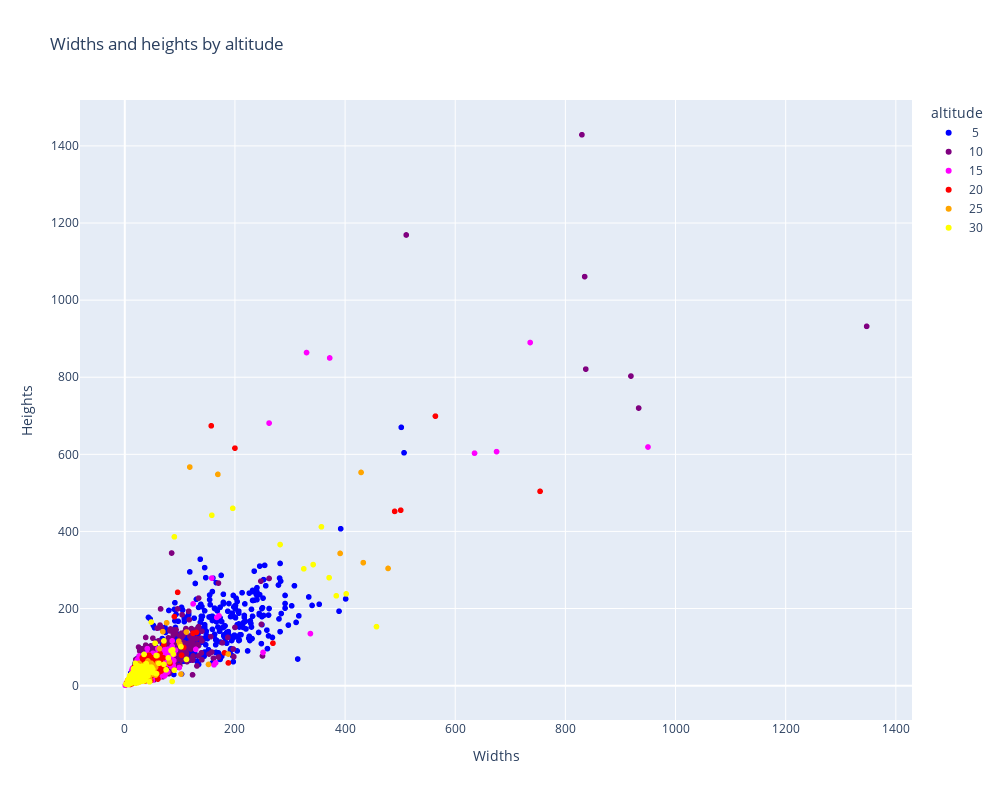

Notebook cell for this chart:
### Markdown cell above
As we can see in our dataset we have a lot of object smaller than 50x50 pixels. The smallest bag is probably a mistake in annotations, but we have objects even with 9px sizes. To properly train YOLO, the object should be at least 16x16 pixels (https://www.ccoderun.ca/programming/yolo_faq/#optimal_network_size). I'll from now treat it as a treshold from which the objects are not visible. It means we cannot resize the images, because even now some objects might be not seen.

Moreover, to feed the image to YOLO, both dimensions should be multiples of 32. As I've said before, the average image size is 1898 x 2447 px. None of them is a multiple of 32. Instead we can use a size of 1888 x 2432. It means we'll resize each dimension by approximately a factor of 0.994, which doesn't make much change.

However, this is a huge image to feed to NN. Originally YOLO accepts images 640 x 640 px, which is almost 4 times smaller.

Let's see if we can detect something if we'd make the image 4 times smaller.

### Code cell
fig = px.scatter(
    trash_df,
    x="widths", 
    y="heights", 
    color="altitude", 
    color_discrete_sequence = ['blue', 'purple', 'magenta', 'red', 'orange', 'yellow'],
    hover_name="classes", 
    title="Widths and heights by altitude",
    labels={"widths": "Widths", "heights": "Heights"},
    width=1000,
    height=800
)

fig.show()

### Figure 1 — Plotly figure (JSON) as saved in the notebook; plotly's stock layout.template omitted (floating-point values rounded to 4 significant figures; data arrays with more than 128 entries replaced by an {"elided": "..."} marker saying what was removed)
{"data": [{"hovertemplate": "<b>%{hovertext}</b><br><br>altitude= 5<br>Widths=%{x}<br>Heights=%{y}<extra></extra>", "hovertext": {"elided": "623 str values"}, "legendgroup": " 5", "marker": {"color": "blue", "symbol": "circle"}, "mode": "markers", "name": " 5", "showlegend": true, "type": "scattergl", "x": {"elided": "623 float values"}, "xaxis": "x", "y": {"elided": "623 float values"}, "yaxis": "y"}, {"hovertemplate": "<b>%{hovertext}</b><br><br>altitude=10<br>Widths=%{x}<br>Heights=%{y}<extra></extra>", "hovertext": {"elided": "774 str values"}, "legendgroup": "10", "marker": {"color": "purple", "symbol": "circle"}, "mode": "markers", "name": "10", "showlegend": true, "type": "scattergl", "x": {"elided": "774 float values"}, "xaxis": "x", "y": {"elided": "774 float values"}, "yaxis": "y"}, {"hovertemplate": "<b>%{hovertext}</b><br><br>altitude=15<br>Widths=%{x}<br>Heights=%{y}<extra></extra>", "hovertext": {"elided": "716 str values"}, "legendgroup": "15", "marker": {"color": "magenta", "symbol": "circle"}, "mode": "markers", "name": "15", "showlegend": true, "type": "scattergl", "x": {"elided": "716 float values"}, "xaxis": "x", "y": {"elided": "716 float values"}, "yaxis": "y"}, {"hovertemplate": "<b>%{hovertext}</b><br><br>altitude=20<br>Widths=%{x}<br>Heights=%{y}<extra></extra>", "hovertext": {"elided": "667 str values"}, "legendgroup": "20", "marker": {"color": "red", "symbol": "circle"}, "mode": "markers", "name": "20", "showlegend": true, "type": "scattergl", "x": {"elided": "667 float values"}, "xaxis": "x", "y": {"elided": "667 float values"}, "yaxis": "y"}, {"hovertemplate": "<b>%{hovertext}</b><br><br>altitude=25<br>Widths=%{x}<br>Heights=%{y}<extra></extra>", "hovertext": {"elided": "440 str values"}, "legendgroup": "25", "marker": {"color": "orange", "symbol": "circle"}, "mode": "markers", "name": "25", "showlegend": true, "type": "scattergl", "x": {"elided": "440 float values"}, "xaxis": "x", "y": {"elided": "440 float values"}, "yaxis": "y"}, {"hovertemplate": "<b>%{hovertext}</b><br><br>altitude=30<br>Widths=%{x}<br>Heights=%{y}<extra></extra>", "hovertext": {"elided": "486 str values"}, "legendgroup": "30", "marker": {"color": "yellow", "symbol": "circle"}, "mode": "markers", "name": "30", "showlegend": true, "type": "scattergl", "x": {"elided": "486 float values"}, "xaxis": "x", "y": {"elided": "486 float values"}, "yaxis": "y"}], "layout": {"height": 800, "legend": {"title": {"text": "altitude"}, "tracegroupgap": 0}, "title": {"text": "Widths and heights by altitude"}, "width": 1000, "xaxis": {"anchor": "y", "domain": [0, 1], "title": {"text": "Widths"}}, "yaxis": {"anchor": "x", "domain": [0, 1], "title": {"text": "Heights"}}}}
